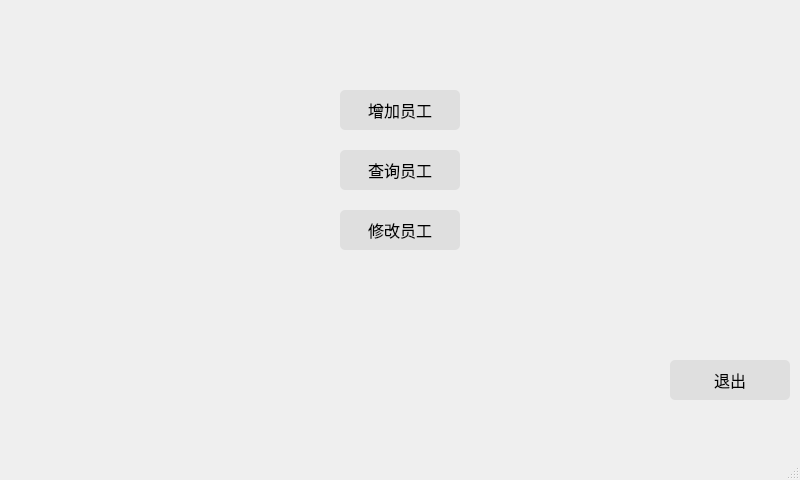
<?xml version="1.0" encoding="UTF-8"?>
<ui version="4.0">
 <class>initialwindow</class>
 <widget class="QMainWindow" name="initialwindow">
  <property name="geometry">
   <rect>
    <x>0</x>
    <y>0</y>
    <width>800</width>
    <height>480</height>
   </rect>
  </property>
  <property name="minimumSize">
   <size>
    <width>800</width>
    <height>480</height>
   </size>
  </property>
  <property name="maximumSize">
   <size>
    <width>800</width>
    <height>480</height>
   </size>
  </property>
  <property name="windowTitle">
   <string>员工后台管理系统</string>
  </property>
  <property name="windowIcon">
   <iconset resource="photo.qrc">
    <normaloff>:/2.png</normaloff>:/2.png</iconset>
  </property>
  <property name="styleSheet">
   <string notr="true">
QPushButton{

border-radius: 5px;
background-color: rgb(223, 223, 223);

}

 QPushButton:hover 
{
 background-color: rgb(100, 200, 255);
 }

QPushButton:pressed 
{
 background-color: rgb(50, 120, 200);
}
QMainWindow#initialwindow
{
border-image: url(:/5.png);
}</string>
  </property>
  <widget class="QWidget" name="centralwidget">
   <widget class="QPushButton" name="findButton">
    <property name="geometry">
     <rect>
      <x>340</x>
      <y>150</y>
      <width>120</width>
      <height>40</height>
     </rect>
    </property>
    <property name="font">
     <font>
      <family>微软雅黑</family>
      <pointsize>12</pointsize>
     </font>
    </property>
    <property name="text">
     <string>查询员工</string>
    </property>
   </widget>
   <widget class="QPushButton" name="alterButton">
    <property name="geometry">
     <rect>
      <x>340</x>
      <y>210</y>
      <width>120</width>
      <height>40</height>
     </rect>
    </property>
    <property name="font">
     <font>
      <family>微软雅黑</family>
      <pointsize>12</pointsize>
     </font>
    </property>
    <property name="text">
     <string>修改员工</string>
    </property>
   </widget>
   <widget class="QPushButton" name="quitButton">
    <property name="geometry">
     <rect>
      <x>670</x>
      <y>360</y>
      <width>120</width>
      <height>40</height>
     </rect>
    </property>
    <property name="font">
     <font>
      <family>微软雅黑</family>
      <pointsize>12</pointsize>
     </font>
    </property>
    <property name="text">
     <string>退出</string>
    </property>
   </widget>
   <widget class="QPushButton" name="addButton">
    <property name="geometry">
     <rect>
      <x>340</x>
      <y>90</y>
      <width>120</width>
      <height>40</height>
     </rect>
    </property>
    <property name="font">
     <font>
      <family>微软雅黑</family>
      <pointsize>12</pointsize>
      <weight>50</weight>
      <bold>false</bold>
     </font>
    </property>
    <property name="text">
     <string>增加员工</string>
    </property>
   </widget>
   <widget class="RollText" name="widget" native="true">
    <property name="geometry">
     <rect>
      <x>0</x>
      <y>399</y>
      <width>791</width>
      <height>51</height>
     </rect>
    </property>
   </widget>
   <widget class="QLabel" name="movietable">
    <property name="geometry">
     <rect>
      <x>20</x>
      <y>15</y>
      <width>261</width>
      <height>361</height>
     </rect>
    </property>
    <property name="text">
     <string/>
    </property>
   </widget>
   <widget class="QLabel" name="movietable2">
    <property name="geometry">
     <rect>
      <x>490</x>
      <y>20</y>
      <width>261</width>
      <height>281</height>
     </rect>
    </property>
    <property name="text">
     <string/>
    </property>
   </widget>
  </widget>
  <widget class="QMenuBar" name="menubar">
   <property name="geometry">
    <rect>
     <x>0</x>
     <y>0</y>
     <width>800</width>
     <height>26</height>
    </rect>
   </property>
  </widget>
  <widget class="QStatusBar" name="statusbar"/>
 </widget>
 <customwidgets>
  <customwidget>
   <class>RollText</class>
   <extends>QWidget</extends>
   <header location="global">rolltext.h</header>
   <container>1</container>
  </customwidget>
 </customwidgets>
 <resources>
  <include location="photo.qrc"/>
 </resources>
 <connections/>
</ui>
